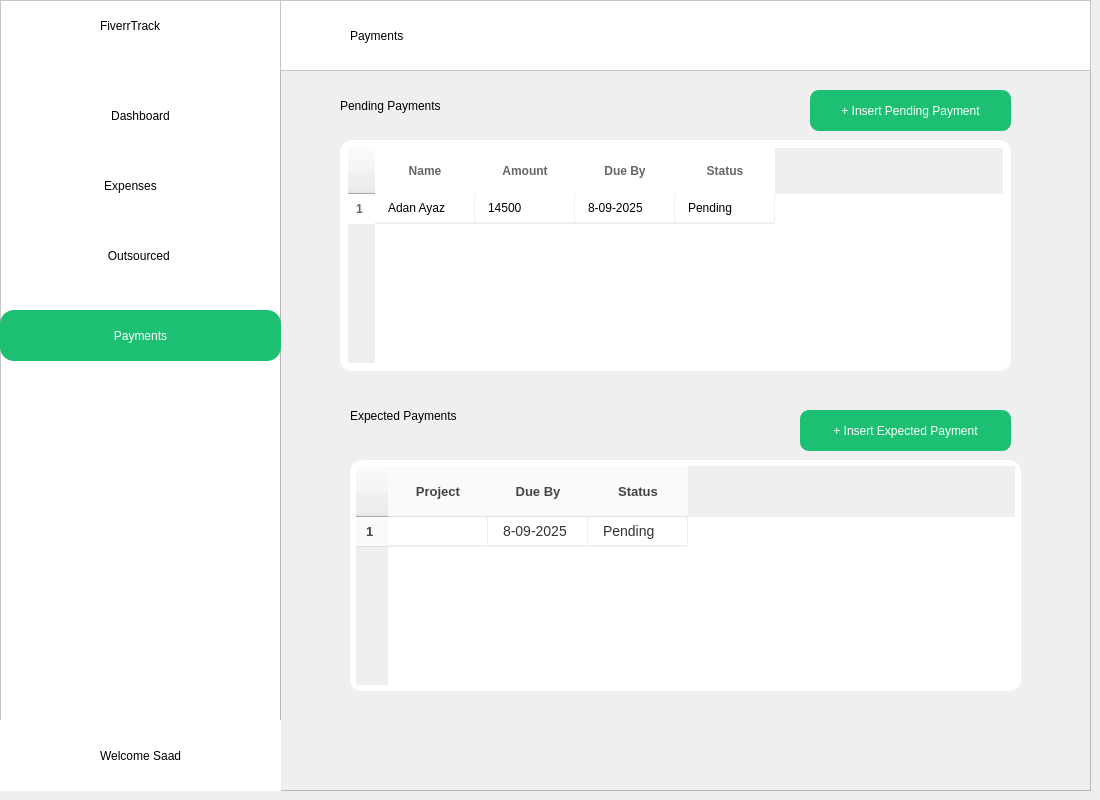
    <widget class="QWidget" name="Pendingpaymentspage">
     <widget class="QPushButton" name="outsourced_2">
      <property name="geometry">
       <rect>
        <x>0</x>
        <y>230</y>
        <width>271</width>
        <height>51</height>
       </rect>
      </property>
      <property name="styleSheet">
       <string notr="true">background-color: none;
font:  12pt &quot;Arial&quot;;

color:black;
border-radius: 14px;</string>
      </property>
      <property name="text">
       <string>   Outsourced </string>
      </property>
     </widget>
     <widget class="QFrame" name="frame_15">
      <property name="geometry">
       <rect>
        <x>280</x>
        <y>70</y>
        <width>811</width>
        <height>721</height>
       </rect>
      </property>
      <property name="frameShape">
       <enum>QFrame::Shape::StyledPanel</enum>
      </property>
      <property name="frameShadow">
       <enum>QFrame::Shadow::Raised</enum>
      </property>
      <widget class="QLabel" name="label_29">
       <property name="geometry">
        <rect>
         <x>60</x>
         <y>10</y>
         <width>201</width>
         <height>51</height>
        </rect>
       </property>
       <property name="styleSheet">
        <string notr="true">font:  800 12pt &quot;Arial&quot;;
background-color:none;
color: black;</string>
       </property>
       <property name="text">
        <string>Pending Payments</string>
       </property>
       <property name="scaledContents">
        <bool>true</bool>
       </property>
      </widget>
      <widget class="QTableWidget" name="pendingpaymentstable">
       <property name="geometry">
        <rect>
         <x>60</x>
         <y>70</y>
         <width>671</width>
         <height>231</height>
        </rect>
       </property>
       <property name="styleSheet">
        <string notr="true">QTableWidget {
    border: none;  
    border-radius: 12px;
    background-color: #ffffff;
    gridline-color: #f0f0f0; /* soft row separators */
    selection-background-color: #e6f0ff; /* soft selection */
    selection-color: black;
    padding: 8px;
}

/* Table headers */
QHeaderView::section {
    border: none;
    background-color: #ffffff;
    color: #666666;
    font-weight: 600;
    padding: 8px;
}

/* Table rows */
QTableWidget::item {
    padding: 10px;
    border-bottom: 1px solid #f0f0f0; /* light separators */
}

/* Optional hover effect */
QTableWidget::item:hover {
    background-color: #f9f9f9;
}
</string>
       </property>
       <row/>
       <column>
        <property name="text">
         <string>Name</string>
        </property>
        <property name="font">
         <font>
          <family>Calibri</family>
          <pointsize>16</pointsize>
          <bold>true</bold>
         </font>
        </property>
       </column>
       <column>
        <property name="text">
         <string>Amount</string>
        </property>
        <property name="font">
         <font>
          <family>Calibri</family>
          <pointsize>16</pointsize>
          <bold>true</bold>
         </font>
        </property>
       </column>
       <column>
        <property name="text">
         <string>Due By</string>
        </property>
        <property name="font">
         <font>
          <family>Calibri</family>
          <pointsize>16</pointsize>
          <bold>true</bold>
         </font>
        </property>
       </column>
       <column>
        <property name="text">
         <string>Status</string>
        </property>
        <property name="font">
         <font>
          <family>Calibri</family>
          <pointsize>16</pointsize>
          <bold>true</bold>
         </font>
        </property>
       </column>
       <item row="0" column="0">
        <property name="text">
         <string>Adan Ayaz</string>
        </property>
       </item>
       <item row="0" column="1">
        <property name="text">
         <string>14500</string>
        </property>
       </item>
       <item row="0" column="2">
        <property name="text">
         <string>8-09-2025</string>
        </property>
       </item>
       <item row="0" column="3">
        <property name="text">
         <string>Pending</string>
        </property>
       </item>
      </widget>
      <widget class="QLabel" name="label_30">
       <property name="geometry">
        <rect>
         <x>70</x>
         <y>320</y>
         <width>201</width>
         <height>51</height>
        </rect>
       </property>
       <property name="styleSheet">
        <string notr="true">font:  800 12pt &quot;Arial&quot;;
background-color:none;
color: black;</string>
       </property>
       <property name="text">
        <string>Expected Payments</string>
       </property>
       <property name="scaledContents">
        <bool>true</bool>
       </property>
      </widget>
      <widget class="QTableWidget" name="expectedpaymentstable">
       <property name="geometry">
        <rect>
         <x>70</x>
         <y>390</y>
         <width>671</width>
         <height>231</height>
        </rect>
       </property>
       <property name="styleSheet">
        <string notr="true">QTableWidget {
    border: none;
    border-radius: 12px;
    background-color: #ffffff;
    gridline-color: #f0f0f0;       /* soft separators */
    selection-background-color: #eaf3ff; /* light blue selection */
    selection-color: #1a1a1a;
    font-family: &quot;Segoe UI&quot;, &quot;Helvetica Neue&quot;, Arial, sans-serif;
    font-size: 14px;
    color: #333333;
    padding: 6px;
}

/* Table headers */
QHeaderView::section {
    border: none;
    background-color: #fafafa;
    color: #444444;
    font-family: &quot;Segoe UI Semibold&quot;, &quot;Helvetica Neue&quot;, Arial, sans-serif;
    font-size: 13px;
    font-weight: 600;
    padding: 10px;
    border-bottom: 1px solid #e0e0e0;
}

/* Table rows */
QTableWidget::item {
    padding: 12px;
    border-bottom: 1px solid #f0f0f0;
}

/* Hover effect */
QTableWidget::item:hover {
    background-color: #f5faff;
    color: #000000;
}

/* Alternate row color (striped effect) */
QTableWidget::item:alternate {
    background-color: #fcfcfc;
}
</string>
       </property>
       <row/>
       <column>
        <property name="text">
         <string>Project</string>
        </property>
        <property name="font">
         <font>
          <family>Calibri</family>
          <pointsize>16</pointsize>
          <bold>false</bold>
         </font>
        </property>
       </column>
       <column>
        <property name="text">
         <string>Due By</string>
        </property>
        <property name="font">
         <font>
          <family>Calibri</family>
          <pointsize>16</pointsize>
          <bold>false</bold>
         </font>
        </property>
       </column>
       <column>
        <property name="text">
         <string>Status</string>
        </property>
        <property name="font">
         <font>
          <family>Calibri</family>
          <pointsize>16</pointsize>
          <bold>false</bold>
         </font>
        </property>
       </column>
       <item row="0" column="1">
        <property name="text">
         <string>8-09-2025</string>
        </property>
       </item>
       <item row="0" column="2">
        <property name="text">
         <string>Pending</string>
        </property>
       </item>
      </widget>
      <widget class="QPushButton" name="insertincome_2">
       <property name="geometry">
        <rect>
         <x>530</x>
         <y>20</y>
         <width>201</width>
         <height>41</height>
        </rect>
       </property>
       <property name="styleSheet">
        <string notr="true">background-color: #1dbf73;
font: 10pt &quot;Tahoma&quot;;
color:white;
border-radius: 9px;</string>
       </property>
       <property name="text">
        <string>+ Insert Pending Payment</string>
       </property>
      </widget>
      <widget class="QPushButton" name="insertincome_3">
       <property name="geometry">
        <rect>
         <x>520</x>
         <y>340</y>
         <width>211</width>
         <height>41</height>
        </rect>
       </property>
       <property name="styleSheet">
        <string notr="true">background-color: #1dbf73;
font: 10pt &quot;Tahoma&quot;;
color:white;
border-radius: 9px;</string>
       </property>
       <property name="text">
        <string>+ Insert Expected Payment</string>
       </property>
      </widget>
     </widget>
     <widget class="QFrame" name="frame_16">
      <property name="geometry">
       <rect>
        <x>0</x>
        <y>720</y>
        <width>281</width>
        <height>71</height>
       </rect>
      </property>
      <property name="styleSheet">
       <string notr="true">background-color: white; 
border: grey;</string>
      </property>
      <property name="frameShape">
       <enum>QFrame::Shape::StyledPanel</enum>
      </property>
      <property name="frameShadow">
       <enum>QFrame::Shadow::Raised</enum>
      </property>
      <widget class="QLabel" name="label_23">
       <property name="geometry">
        <rect>
         <x>40</x>
         <y>10</y>
         <width>51</width>
         <height>51</height>
        </rect>
       </property>
       <property name="styleSheet">
        <string notr="true">font: 700 12pt &quot;Arial&quot;;
background-color:none;
color: black;</string>
       </property>
       <property name="text">
        <string/>
       </property>
       <property name="pixmap">
        <pixmap resource="images.qrc">:/new/prefix1/images/saad.png</pixmap>
       </property>
       <property name="scaledContents">
        <bool>true</bool>
       </property>
      </widget>
      <widget class="QLabel" name="user_2">
       <property name="geometry">
        <rect>
         <x>100</x>
         <y>20</y>
         <width>141</width>
         <height>31</height>
        </rect>
       </property>
       <property name="styleSheet">
        <string notr="true">font:  800 12pt &quot;Arial&quot;;
background-color:none;
color: black;</string>
       </property>
       <property name="text">
        <string>Welcome Saad</string>
       </property>
       <property name="scaledContents">
        <bool>true</bool>
       </property>
      </widget>
     </widget>
     <widget class="QPushButton" name="login_button_3">
      <property name="geometry">
       <rect>
        <x>0</x>
        <y>90</y>
        <width>281</width>
        <height>51</height>
       </rect>
      </property>
      <property name="styleSheet">
       <string notr="true">background-color: none;
font:  12pt &quot;Arial&quot;;

color:black;
border-radius: 14px;</string>
      </property>
      <property name="text">
       <string>Dashboard</string>
      </property>
     </widget>
     <widget class="QPushButton" name="pendingpayments_2">
      <property name="geometry">
       <rect>
        <x>0</x>
        <y>310</y>
        <width>281</width>
        <height>51</height>
       </rect>
      </property>
      <property name="styleSheet">
       <string notr="true">background-color: #1dbf73;
font: 12pt &quot;Tahoma&quot;;
color:white;
border-radius: 14px;</string>
      </property>
      <property name="text">
       <string>Payments</string>
      </property>
     </widget>
     <widget class="QLabel" name="label_26">
      <property name="geometry">
       <rect>
        <x>100</x>
        <y>0</y>
        <width>141</width>
        <height>51</height>
       </rect>
      </property>
      <property name="styleSheet">
       <string notr="true">font: 700 12pt &quot;Arial&quot;;
background-color:none;
color: black;</string>
      </property>
      <property name="text">
       <string>FiverrTrack</string>
      </property>
      <property name="scaledContents">
       <bool>true</bool>
      </property>
     </widget>
     <widget class="QLabel" name="label_27">
      <property name="geometry">
       <rect>
        <x>30</x>
        <y>-10</y>
        <width>71</width>
        <height>71</height>
       </rect>
      </property>
      <property name="text">
       <string/>
      </property>
      <property name="pixmap">
       <pixmap resource="images.qrc">:/new/prefix1/images/the-greening-logo-is-symbolized-by-the-shape-of-a-combination-of-green-leaves-logo-turns-green-go-green-logo-vector-removebg-preview.png</pixmap>
      </property>
      <property name="scaledContents">
       <bool>true</bool>
      </property>
     </widget>
     <widget class="QFrame" name="frame_19">
      <property name="geometry">
       <rect>
        <x>280</x>
        <y>0</y>
        <width>811</width>
        <height>71</height>
       </rect>
      </property>
      <property name="styleSheet">
       <string notr="true">background-color:#ffffff;</string>
      </property>
      <property name="frameShape">
       <enum>QFrame::Shape::StyledPanel</enum>
      </property>
      <property name="frameShadow">
       <enum>QFrame::Shadow::Raised</enum>
      </property>
      <widget class="QLabel" name="label_28">
       <property name="geometry">
        <rect>
         <x>70</x>
         <y>10</y>
         <width>201</width>
         <height>51</height>
        </rect>
       </property>
       <property name="styleSheet">
        <string notr="true">font:  800 12pt &quot;Arial&quot;;
background-color:none;
color: black;</string>
       </property>
       <property name="text">
        <string>Payments</string>
       </property>
       <property name="scaledContents">
        <bool>true</bool>
       </property>
      </widget>
      <widget class="QPushButton" name="invert_color_2">
       <property name="geometry">
        <rect>
         <x>610</x>
         <y>20</y>
         <width>41</width>
         <height>41</height>
        </rect>
       </property>
       <property name="styleSheet">
        <string notr="true">
font: 10pt &quot;Tahoma&quot;;
color:white;
border-radius: 9px;</string>
       </property>
       <property name="text">
        <string/>
       </property>
       <property name="icon">
        <iconset resource="images.qrc">
         <normaloff>:/new/prefix1/images/night-mode.png</normaloff>:/new/prefix1/images/night-mode.png</iconset>
       </property>
      </widget>
     </widget>
     <widget class="QPushButton" name="expense_2">
      <property name="geometry">
       <rect>
        <x>-10</x>
        <y>160</y>
        <width>281</width>
        <height>51</height>
       </rect>
      </property>
      <property name="styleSheet">
       <string notr="true">background-color: none;
font: 12pt &quot;Tahoma&quot;;
color:black;
border-radius: 14px;</string>
      </property>
      <property name="text">
       <string>Expenses</string>
      </property>
     </widget>
     <widget class="QFrame" name="frame_20">
      <property name="geometry">
       <rect>
        <x>0</x>
        <y>0</y>
        <width>281</width>
        <height>721</height>
       </rect>
      </property>
      <property name="styleSheet">
       <string notr="true">background-color:#ffffff;</string>
      </property>
      <property name="frameShape">
       <enum>QFrame::Shape::StyledPanel</enum>
      </property>
      <property name="frameShadow">
       <enum>QFrame::Shadow::Raised</enum>
      </property>
     </widget>
     <zorder>frame_20</zorder>
     <zorder>outsourced_2</zorder>
     <zorder>frame_15</zorder>
     <zorder>frame_16</zorder>
     <zorder>login_button_3</zorder>
     <zorder>pendingpayments_2</zorder>
     <zorder>label_26</zorder>
     <zorder>label_27</zorder>
     <zorder>frame_19</zorder>
     <zorder>expense_2</zorder>
    </widget>
